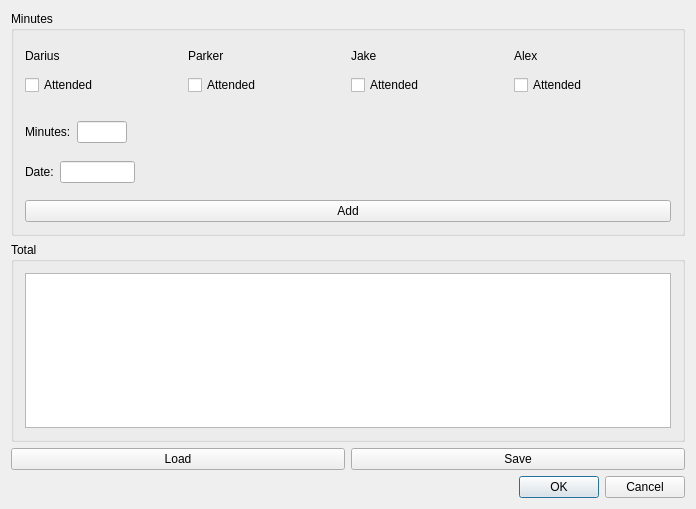
<?xml version="1.0" encoding="UTF-8"?>
<ui version="4.0">
 <class>Dialog</class>
 <widget class="QDialog" name="Dialog">
  <property name="geometry">
   <rect>
    <x>0</x>
    <y>0</y>
    <width>696</width>
    <height>509</height>
   </rect>
  </property>
  <property name="windowTitle">
   <string>Dialog</string>
  </property>
  <layout class="QVBoxLayout" name="verticalLayout">
   <item>
    <widget class="QGroupBox" name="groupBox">
     <property name="title">
      <string>Minutes</string>
     </property>
     <layout class="QVBoxLayout" name="verticalLayout_8">
      <item>
       <layout class="QHBoxLayout" name="horizontalLayout_2">
        <property name="bottomMargin">
         <number>20</number>
        </property>
        <item>
         <layout class="QVBoxLayout" name="verticalLayout_3">
          <item>
           <widget class="QLabel" name="dariusL">
            <property name="text">
             <string>Darius</string>
            </property>
           </widget>
          </item>
          <item>
           <widget class="QCheckBox" name="dariusC">
            <property name="text">
             <string>Attended</string>
            </property>
           </widget>
          </item>
         </layout>
        </item>
        <item>
         <layout class="QVBoxLayout" name="verticalLayout_4">
          <item>
           <widget class="QLabel" name="parkerL">
            <property name="text">
             <string>Parker</string>
            </property>
           </widget>
          </item>
          <item>
           <widget class="QCheckBox" name="parkerC">
            <property name="text">
             <string>Attended</string>
            </property>
           </widget>
          </item>
         </layout>
        </item>
        <item>
         <layout class="QVBoxLayout" name="verticalLayout_5">
          <item>
           <widget class="QLabel" name="jakeL">
            <property name="text">
             <string>Jake</string>
            </property>
           </widget>
          </item>
          <item>
           <widget class="QCheckBox" name="jakeC">
            <property name="text">
             <string>Attended</string>
            </property>
           </widget>
          </item>
         </layout>
        </item>
        <item>
         <layout class="QVBoxLayout" name="verticalLayout_7">
          <item>
           <widget class="QLabel" name="alexL">
            <property name="text">
             <string>Alex</string>
            </property>
           </widget>
          </item>
          <item>
           <widget class="QCheckBox" name="alexC">
            <property name="text">
             <string>Attended</string>
            </property>
           </widget>
          </item>
         </layout>
        </item>
       </layout>
      </item>
      <item>
       <layout class="QVBoxLayout" name="verticalLayout_6">
        <item>
         <layout class="QFormLayout" name="formLayout">
          <item row="0" column="0">
           <widget class="QLabel" name="min">
            <property name="text">
             <string>Minutes:</string>
            </property>
           </widget>
          </item>
          <item row="0" column="1">
           <widget class="QLineEdit" name="lineEdit">
            <property name="maximumSize">
             <size>
              <width>50</width>
              <height>16777215</height>
             </size>
            </property>
           </widget>
          </item>
         </layout>
        </item>
        <item>
         <layout class="QFormLayout" name="formLayout_2">
          <item row="0" column="0">
           <widget class="QLabel" name="date">
            <property name="text">
             <string>Date:</string>
            </property>
           </widget>
          </item>
          <item row="0" column="1">
           <widget class="QLineEdit" name="lineEdit_2">
            <property name="maximumSize">
             <size>
              <width>75</width>
              <height>16777215</height>
             </size>
            </property>
           </widget>
          </item>
         </layout>
        </item>
       </layout>
      </item>
      <item>
       <widget class="QPushButton" name="addButt">
        <property name="text">
         <string>Add</string>
        </property>
       </widget>
      </item>
     </layout>
    </widget>
   </item>
   <item>
    <widget class="QGroupBox" name="groupBox_2">
     <property name="maximumSize">
      <size>
       <width>16777215</width>
       <height>200</height>
      </size>
     </property>
     <property name="title">
      <string>Total</string>
     </property>
     <layout class="QVBoxLayout" name="verticalLayout_2">
      <item>
       <widget class="QTextEdit" name="textEdit">
        <property name="readOnly">
         <bool>true</bool>
        </property>
       </widget>
      </item>
     </layout>
    </widget>
   </item>
   <item>
    <layout class="QHBoxLayout" name="horizontalLayout">
     <item>
      <widget class="QPushButton" name="loadButt">
       <property name="text">
        <string>Load</string>
       </property>
      </widget>
     </item>
     <item>
      <widget class="QPushButton" name="saveButt">
       <property name="text">
        <string>Save</string>
       </property>
      </widget>
     </item>
    </layout>
   </item>
   <item>
    <widget class="QDialogButtonBox" name="buttonBox">
     <property name="standardButtons">
      <set>QDialogButtonBox::Cancel|QDialogButtonBox::Ok</set>
     </property>
    </widget>
   </item>
  </layout>
 </widget>
 <layoutdefault spacing="6" margin="11"/>
 <resources/>
 <connections/>
</ui>
